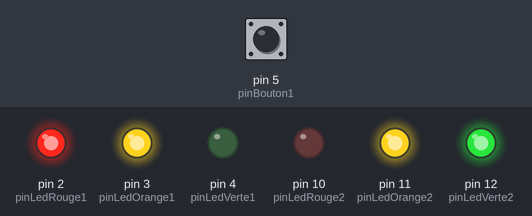
Recording of a sketch running on a simulated Arduino Uno, built with avr-gcc and run on an emulated ATmega328P. On the bench: output pins drawn as LEDs (lit = HIGH). Dashed ring = blinking. The inputs (shaded band) are chosen by the test bench; at power-on: pin 5 (pinBouton1) HIGH.

Above: at 1.2 s.
1.3 s: pin 5 (pinBouton1) pulled LOW for 3.2 s
At 2.7 s:
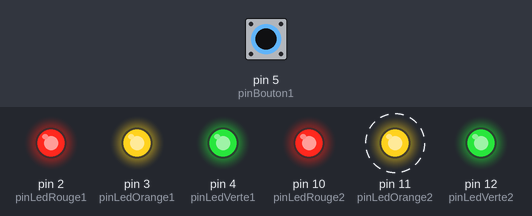
At 6.2 s:
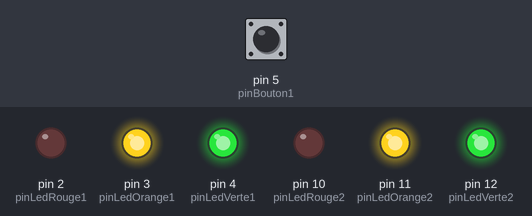
Timing chart, 0 to 19.8 s (numbered marks = the images above; inputs shaded):
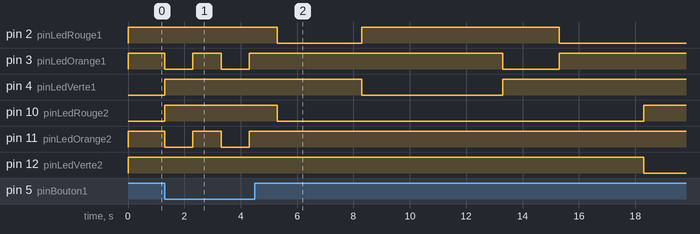

Measured:
- after the input at 1.3 s, pin 2 (pinLedRouge1): HIGH → LOW after 4.0 s instead of 5.7 s; pin 4 (pinLedVerte1): LOW → HIGH after 0.00 s instead of 3.7 s
- by itself, pin 11 (pinLedOrange2): alternates HIGH for 1.0 s and LOW for 1.0 s, 4 changes in all, then stays HIGH

The sketch:

FeuxTricolor_3.ino
```cpp
/***************************************
   Feu tricolore 3
   Sequencement de 2 x 3 leds Rouge Orange Verte pour simuler deux feux tricolores en alternat
   programation sequentielle classique

   fonctionnement identique a Feu tricolore 2 ou 2b
   avec un poussoir pour passer immédiatement en "orange cligotant"

   (C) 2021 betamachine www.betamachine.fr
   net234@frdev.com
*/
#include <Arduino.h>

// Constantes modifiable pour les durées en millisecondes
const int delaiFeuOrange = 2000;
const int delaiFeuVert   = 5000;
const int delaiSecurite  = 3000; // pause avec les deux feux au rouge
const int delaiClignotant= 1000;

// Numéro des pin hardware pour le bouton
const int pinBouton1 = 5;

// Numéro des pin hardware pour les leds
//feu n°1
const int pinLedRouge1  = 2;
const int pinLedOrange1 = 3;
const int pinLedVerte1  = 4;
//feu n°2
const int pinLedRouge2  = 10;
const int pinLedOrange2 = 11;
const int pinLedVerte2  = 12;

// Type de cablage des leds
const bool ledOn  = LOW;
const bool ledOff = not ledOn;

// liste des couleurs possibles pour les fonctions "setFeuTricolor"
typedef enum { rouge, orange, vert, off } tCouleur;


void setup() {

  // Initialisation du bouton
  pinMode(pinBouton1, INPUT_PULLUP);

  // Initialisation et les feux au rouge

  // feu N°1 rouge
  pinMode(pinLedRouge1, OUTPUT);
  pinMode(pinLedOrange1, OUTPUT);
  pinMode(pinLedVerte1, OUTPUT);
  setFeuTricolor1(rouge);

  // feu N°2 rouge
  pinMode(pinLedRouge2, OUTPUT);
  pinMode(pinLedOrange2, OUTPUT);
  pinMode(pinLedVerte2, OUTPUT);
  setFeuTricolor2(rouge);
}

// boucle sequentielle rouge vert orange pour le feu n°1 puis idem pour le feu n°2
// avec gestion d'un pousoir pour clignoter orange
void loop() {
  // le "do" (se prononce "dou") permet de sortir du bloc "do { ... } while" avec un "break"
  do {
    setFeuTricolor1(vert);
    if (boutonOuAttente(delaiFeuVert)) break; // si le bouton est enfoncé on vas directement apres le while
    setFeuTricolor1(orange);
    if (boutonOuAttente(delaiFeuOrange)) break;
    setFeuTricolor1(rouge);
    if (boutonOuAttente(delaiSecurite)) break;
    setFeuTricolor2(vert);
    if (boutonOuAttente(delaiFeuVert)) break;
    setFeuTricolor2(orange);
    if (boutonOuAttente(delaiFeuOrange)) break;
    setFeuTricolor2(rouge);
    if (boutonOuAttente(delaiSecurite)) break;
  } while (false);

  // tant que le bouton est enfoncé on clignote orange
  while ( boutonEnfonce() ) {
    // clignotement
    setFeuTricolor1(orange);
    setFeuTricolor2(orange);
    delay(delaiClignotant);
    setFeuTricolor1(off);
    setFeuTricolor2(off);
    delay(delaiClignotant);

    // sortie du clignotement ?
    if ( not boutonEnfonce() ) {
      // le bouton est relaché on passe au rouge
      setFeuTricolor1(rouge);
      setFeuTricolor2(rouge);
      delay(delaiSecurite);
    }

  }
}


// ---------------  fonctions  ------------------------------------------------

// si le bouton n'est pas enfoncé on attends le delai demandé et on retourne false
// si le bouton est enfoncé on retourne immédiatement true
// le bouton est testé 10 x par secondes pour repondre rapidement mais eviter les rebonds
bool boutonOuAttente(int unDelais) {
  while (unDelais > 0) {
    if ( boutonEnfonce() ) return (true);
    delay(100);
    unDelais = unDelais - 100;
  };
  return (false); // false car le bouton n'est pas enfoncé
}


// gestion du bouton
// renvois true si le bouton est enfoncé
bool boutonEnfonce() {
  return ( digitalRead(pinBouton1) == LOW );
}


// gestion du feu N° 1
// ajuste toutes les leds du feu n°1 suivant la couleur choisie
void setFeuTricolor1(tCouleur couleur) {
  digitalWrite(pinLedVerte1, (couleur == vert)   ? ledOn : ledOff);
  digitalWrite(pinLedOrange1, (couleur == orange) ? ledOn : ledOff);
  digitalWrite(pinLedRouge1, (couleur == rouge)  ? ledOn : ledOff);
}

// gestion du feu N° 2
// ajuste toutes les leds du feu n°2 suivant la couleur choisie
void setFeuTricolor2(tCouleur couleur) {
  digitalWrite(pinLedVerte2, (couleur == vert)   ? ledOn : ledOff);
  digitalWrite(pinLedOrange2, (couleur == orange) ? ledOn : ledOff);
  digitalWrite(pinLedRouge2, (couleur == rouge)  ? ledOn : ledOff);
}
```
